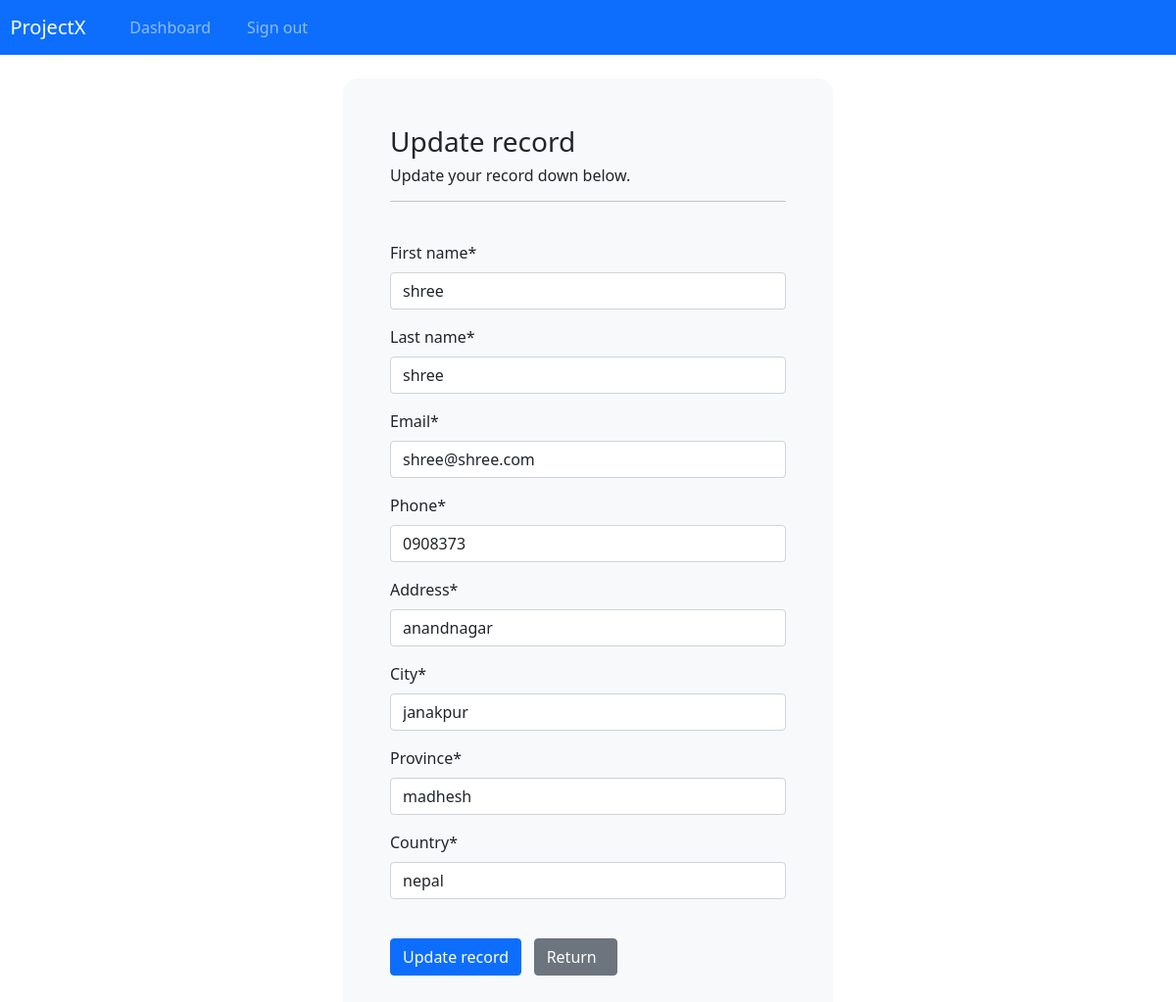
The page /update-record/1 (signed in) on the database its author committed.
### webapp/models.py (models this page shows, shortened)
class Record(models.Model):
    creation_date = models.DateTimeField(auto_now_add=True)
    first_name = models.CharField(max_length=100)
    last_name = models.CharField(max_length=100)
    email = models.CharField(max_length=255)
    phone = models.CharField(max_length=20)
    address = models.CharField(max_length=300)
    city = models.CharField(max_length=255)
    province = models.CharField(max_length=200)
    country = models.CharField(max_length=125)

### webapp/views.py (the view)
# urls.py: path('update-record/<int:pk>', views.update_record, name='update-record'),
@login_required(login_url="my-login")
def update_record(request,pk):
    record = Record.objects.get(id=pk)
    form = UpdateRecordForm(instance=record)
    if request.method == "POST":
        form = UpdateRecordForm(request.POST, instance=record)
        if form.is_valid():
            form.save()
            return redirect("dashboard")
    context = {'form': form}
    return render(request, "webapp/update-record.html", context=context)

### webapp/forms.py
class UpdateRecordForm(forms.ModelForm):
    class Meta:
        model = Record
        fields = ['first_name', 'last_name', 'email', 'phone', 'address', 'city', 'province', 'country']

### webapp/templates/webapp/update-record.html (shortened to what this page needs)
{% extends "webapp/base.html" %}
{% load crispy_forms_tags %}
{% block content %}
<body>
    <div class="container bg-light shadow-md p-5 form-layout">
        <h3> Update record </h3>
        <h6>  Update your record down below. </h6>
        <hr>
        <br>
        <form method="POST" autocomplete="off">
            {{form|crispy}}
            <br>
            <button type="submit" class="btn btn-primary">
                Update record
            </button>
            <a href="{% url 'dashboard' %}" class="btn btn-secondary">
                Return &nbsp;
            </a>
        </form>
    </div>
    <br>
</body>
{% endblock content %}

### static/css/style.css (style rules this page uses)
.form-layout { border-radius: 15px; width: 500px; }

### rows shown on the page
Record: first_name "shree", last_name "shree", email "shree@shree.com", phone "0908373", address "anandnagar", city "janakpur", province "madhesh", country "nepal"
